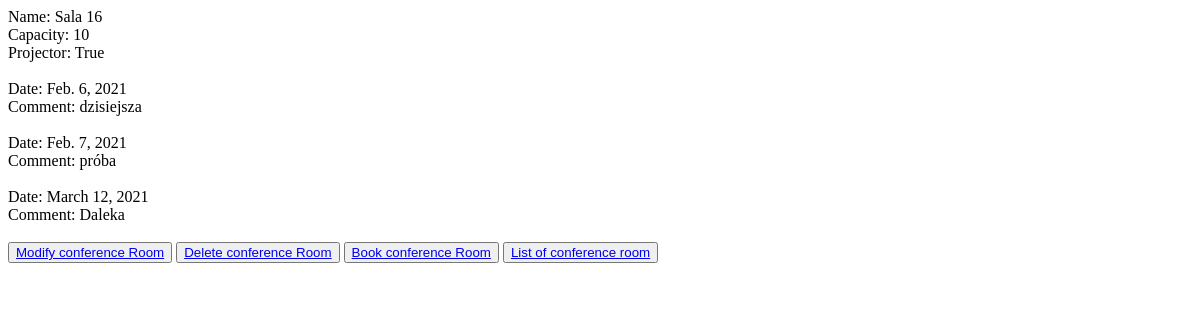
The page /room/details/2/ on the database as committed earlier.
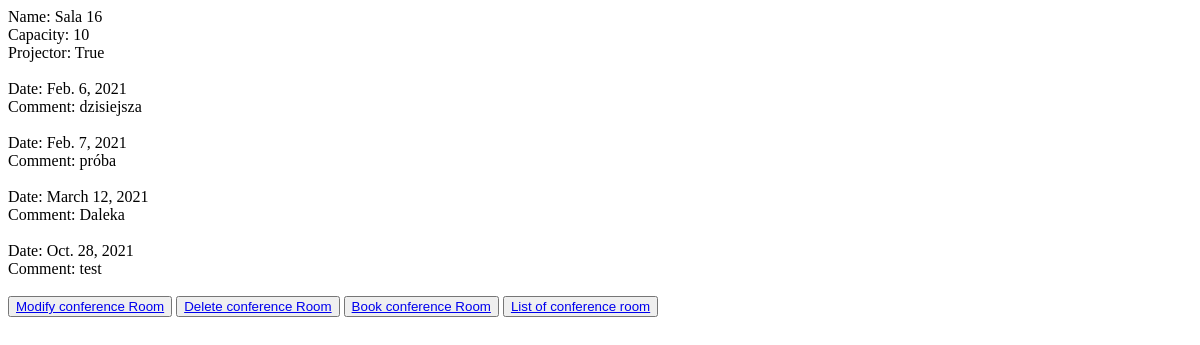
The same page on the database as committed later.
### ConferenceRoom/models.py (models this page shows)
class Booking(models.Model):
    date = models.DateField(null=False)
    rooms = models.ForeignKey(Rooms, on_delete=models.CASCADE)
    comment = models.CharField(max_length=256, blank=True)
    class Meta:
        unique_together = ('date', 'rooms')

### ConferenceRoom/views.py (the view)
# urls.py: path('room/details/<int:my_id>/', DetailsRoomView.as_view()),
class DetailsRoomView(View):
    template_name = 'ConferenceRoom/Details_room.html'
    def get(self, request, my_id, *args, **kwargs):
        my_room = Rooms.objects.get(id=my_id)
        reservations = Booking.objects.filter(rooms=my_id).order_by('date')
        context = {'name': my_room.name,
                   'capacity': my_room.capacity,
                   'projector': my_room.projector,
                   'reservations': reservations,
                   'my_id': my_id,
                   }
        return render(request, self.template_name, context)

### ConferenceRoom/templates/ConferenceRoom/Details_room.html (shortened to what this page needs)
<!DOCTYPE html>
<html lang="en">
<head>
</head>
<body>
        Name: {{ name }} <br>
        Capacity: {{ capacity }} <br>
        Projector: {{ projector }} <br><br>
        {% for res in reservations %}
            Date: {{ res.date }} <br>
            Comment: {{ res.comment }} <br><br>
        {% endfor %}
        <button type="button">
        <a href="http://localhost:8000/room/modify/{{ my_id }}">Modify conference Room</a>
        </button>
        <button type="button">
        <a href="http://localhost:8000/room/delete/{{ my_id }}">Delete conference Room</a>
        </button>
        <button type="button">
        <a href="http://localhost:8000/room/reserve/{{ my_id }}">Book conference Room</a>
        </button>
        <button type="button">
        <a href="http://localhost:8000/list-of-rooms/">List of conference room</a><br>
        </button>
</body>
</html>

Rows that differ between the two databases and show on the page:
added Booking: date "Oct. 28, 2021", comment "test"
